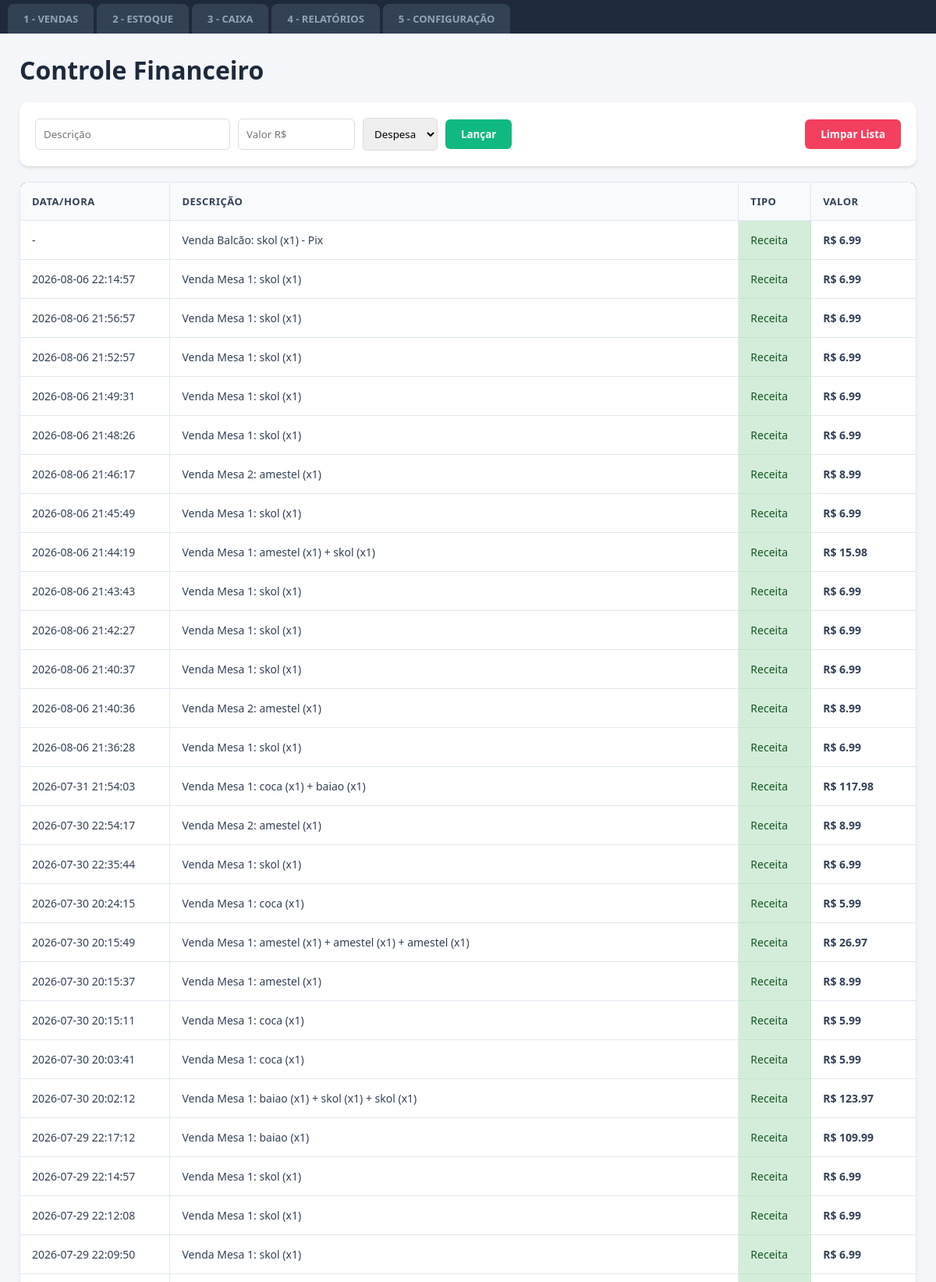
/financeiro (upper part), run on the app's committed database.
### tables this page shows
CREATE TABLE financeiro (
            id INTEGER PRIMARY KEY AUTOINCREMENT,
            descricao TEXT,
            valor REAL,
            tipo TEXT,
            data TEXT
        );

### app.py (the view)
@app.route("/financeiro")
def financeiro():
    conexao = sqlite3.connect("restaurante.db")
    cursor = conexao.cursor()
    cursor.execute("""
        CREATE TABLE IF NOT EXISTS financeiro (
            id INTEGER PRIMARY KEY AUTOINCREMENT,
            descricao TEXT,
            valor REAL,
            tipo TEXT,
            data TEXT
        )
    """)
    conexao.commit()
    cursor.execute("SELECT * FROM financeiro ORDER BY id DESC")
    movimentacoes = cursor.fetchall()
    cursor.execute("SELECT SUM(valor) FROM financeiro WHERE tipo = 'Receita'")
    resultado = cursor.fetchone()[0]
    total_vendido = resultado if resultado else 0.0
    conexao.close()
    return render_template(
        "financeiro.html", movimentacoes=movimentacoes, total_vendido=total_vendido
    )

### templates/financeiro.html (shortened to what this page needs)
<!DOCTYPE html>
<html lang="pt-br">
<head>
    <link rel="stylesheet" href="{{ url_for('static', filename='style.css') }}">
</head>
<body>
    <div class="abas-container">
        <a href="/vendas" style="text-decoration: none;"><button class="aba">1 - VENDAS</button></a>
        <a href="/estoque" style="text-decoration: none;"><button class="aba">2 - ESTOQUE</button></a>
        <a href="/caixa" style="text-decoration: none;"><button class="aba">3 - CAIXA</button></a>
        <a href="/relatorios" style="text-decoration: none;"><button class="aba">4 - RELATÓRIOS</button></a>
        <a href="/configuracao" style="text-decoration: none;"><button class="aba">5 - CONFIGURAÇÃO</button></a>
    </div>
<div class="container-principal">
    <h1 style="margin-bottom: 20px; color: #1e293b;">Controle Financeiro</h1>
    <div style="background: white; padding: 20px; border-radius: 12px; box-shadow: 0 2px 4px rgba(0,0,0,0.1); margin-bottom: 20px; display: flex; justify-content: space-between; align-items: center;">
        <form action="/adicionar_financa" method="POST" style="display: flex; gap: 10px; align-items: center; flex: 1;">
            <input type="text" name="descricao" placeholder="Descrição" style="padding: 10px; border: 1px solid #ddd; border-radius: 6px; width: 250px;" required>
            <input type="number" step="0.01" name="valor" placeholder="Valor R$" style="padding: 10px; border: 1px solid #ddd; border-radius: 6px; width: 150px;" required>
            <select name="tipo" style="padding: 10px; border: 1px solid #ddd; border-radius: 6px;">
                <option value="Despesa">Despesa</option>
            </select>
            <button type="submit" style="padding: 10px 20px; background-color: #10b981; color: white; border: none; border-radius: 6px; cursor: pointer; font-weight: bold;">Lançar</button>
        </form>
        <form action="/limpar_financas" method="POST" onsubmit="return confirm('Tem certeza que deseja apagar todo o histórico financeiro?');" style="margin-left: 15px;">
            <button type="submit" style="padding: 10px 20px; background-color: #f43f5e; color: white; border: none; border-radius: 6px; cursor: pointer; font-weight: bold;">Limpar Lista</button>
        </form>
    </div>
    <table style="width: 100%; border-collapse: collapse; background: white; border-radius: 12px; overflow: hidden; box-shadow: 0 2px 4px rgba(0,0,0,0.05);">
<thead style="background-color: #1e293b;">
    <tr>
        <th style="padding: 15px; text-align: left; color: #334155; font-weight: bold;">Data/hora</th>
        <th style="padding: 15px; text-align: left; color: #334155; font-weight: bold;">Descrição</th>
        <th style="padding: 15px; text-align: left; color: #334155; font-weight: bold;">Tipo</th>
        <th style="padding: 15px; text-align: left; color: #334155; font-weight: bold;">Valor</th>
    </tr>
</thead>
        <tbody>
            {% for mov in movimentacoes %}
            <tr style="border-bottom: 1px solid #eee;">
                <td style="padding: 15px;">{{ mov[4] if mov[4] else '-' }}</td>
                <td style="padding: 15px;">{{ mov[1] }}</td>
                <td style="padding: 15px;" class="{{ 'texto-vermelho' if mov[3] == 'Despesa' else 'texto-verde' }}">{{ mov[3] }}</td>
                <td style="padding: 15px; font-weight: bold;">R$ {{ "%.2f"|format(mov[2]) }}</td>
            </tr>
            {% endfor %}
        </tbody>
    </table>
</div>
</body>
</html>

### static/style.css (style rules this page uses)
* { margin: 0; padding: 0; box-sizing: border-box; font-family: 'Segoe UI', Arial, sans-serif; }
body { background-color: #f4f6f9; color: #333; display: flex; flex-direction: column; height: 100vh; overflow: hidden; }
.abas-container { background-color: #1e293b; display: flex; padding: 5px 10px 0 10px; gap: 4px; align-items: flex-end; border-bottom: none; }
.aba { padding: 10px 20px; color: #94a3b8; background-color: #334155; font-size: 13px; font-weight: bold; border: none; border-top-left-radius: 8px; border-top-right-radius: 8px; border-bottom-left-radius: 0px; border-bottom-right-radius: 0px; cursor: pointer; transition: all 0.2s ease; text-decoration: none; display: inline-block; }
.container-principal { flex: 1; padding: 25px; overflow-y: auto; width: 100%; }
.texto-verde { color: #155724; background-color: #d4edda; border: 1px solid #c3e6cb; }
table { width: 100%; border-collapse: collapse; background-color: white; }
th, td { padding: 12px; border-bottom: 1px solid #ddd; text-align: left; }
th { background-color: #f4f4f4; font-weight: bold; }
.aba { padding: 10px 20px; color: #94a3b8; background-color: #334155; font-size: 13px; font-weight: bold; border: none; border-top-left-radius: 8px; border-top-right-radius: 8px; cursor: pointer; transition: all 0.2s ease; text-decoration: none; display: inline-block; }
table { width: 100%; border-collapse: collapse; background-color: white; border-radius: 8px; overflow: hidden; }
th { background-color: #1e293b; color: #ffffff; padding: 14px 16px; text-align: left; font-size: 13px; text-transform: uppercase; letter-spacing: 0.5px; }
td { padding: 14px 16px; border-bottom: 1px solid #e2e8f0; color: #334155; font-size: 14px; }

### templates/financeiro.html (style rules this page uses)
table { width: 100%; border-collapse: collapse; margin-top: 10px; background: white; }
th, td { padding: 12px; border: 1px solid #e2e8f0; text-align: left; }
th { background-color: #f8fafc; }

### data on the page
financeiro: mov "-", descricao "Venda Balcão: skol (x1) - Pix", tipo "Receita", valor "6.99"
financeiro: data "2026-08-06 22:14:57", descricao "Venda Mesa 1: skol (x1)", tipo "Receita", valor "6.99"
financeiro: data "2026-08-06 21:56:57", descricao "Venda Mesa 1: skol (x1)", tipo "Receita", valor "6.99"
financeiro: data "2026-08-06 21:52:57", descricao "Venda Mesa 1: skol (x1)", tipo "Receita", valor "6.99"
financeiro: data "2026-08-06 21:49:31", descricao "Venda Mesa 1: skol (x1)", tipo "Receita", valor "6.99"
financeiro: data "2026-08-06 21:48:26", descricao "Venda Mesa 1: skol (x1)", tipo "Receita", valor "6.99"
financeiro: data "2026-08-06 21:46:17", descricao "Venda Mesa 2: amestel (x1)", tipo "Receita", valor "8.99"
financeiro: data "2026-08-06 21:45:49", descricao "Venda Mesa 1: skol (x1)", tipo "Receita", valor "6.99"
financeiro: data "2026-08-06 21:44:19", descricao "Venda Mesa 1: amestel (x1) + skol (x1)", tipo "Receita", valor "15.98"
financeiro: data "2026-08-06 21:43:43", descricao "Venda Mesa 1: skol (x1)", tipo "Receita", valor "6.99"
financeiro: data "2026-08-06 21:42:27", descricao "Venda Mesa 1: skol (x1)", tipo "Receita", valor "6.99"
financeiro: data "2026-08-06 21:40:37", descricao "Venda Mesa 1: skol (x1)", tipo "Receita", valor "6.99"
financeiro: data "2026-08-06 21:40:36", descricao "Venda Mesa 2: amestel (x1)", tipo "Receita", valor "8.99"
financeiro: data "2026-08-06 21:36:28", descricao "Venda Mesa 1: skol (x1)", tipo "Receita", valor "6.99"
financeiro: data "2026-07-31 21:54:03", descricao "Venda Mesa 1: coca (x1) + baiao (x1)", tipo "Receita", valor "117.98"
financeiro: data "2026-07-30 22:54:17", descricao "Venda Mesa 2: amestel (x1)", tipo "Receita", valor "8.99"
financeiro: data "2026-07-30 22:35:44", descricao "Venda Mesa 1: skol (x1)", tipo "Receita", valor "6.99"
financeiro: data "2026-07-30 20:24:15", descricao "Venda Mesa 1: coca (x1)", tipo "Receita", valor "5.99"
financeiro: data "2026-07-30 20:15:49", descricao "Venda Mesa 1: amestel (x1) + amestel (x1) + amestel (x1)", tipo "Receita", valor "26.97"
financeiro: data "2026-07-30 20:15:37", descricao "Venda Mesa 1: amestel (x1)", tipo "Receita", valor "8.99"
financeiro: data "2026-07-30 20:15:11", descricao "Venda Mesa 1: coca (x1)", tipo "Receita", valor "5.99"
financeiro: data "2026-07-30 20:03:41", descricao "Venda Mesa 1: coca (x1)", tipo "Receita", valor "5.99"
financeiro: data "2026-07-30 20:02:12", descricao "Venda Mesa 1: baiao (x1) + skol (x1) + skol (x1)", tipo "Receita", valor "123.97"
financeiro: data "2026-07-29 22:17:12", descricao "Venda Mesa 1: baiao (x1)", tipo "Receita", valor "109.99"
financeiro: data "2026-07-29 22:14:57", descricao "Venda Mesa 1: skol (x1)", tipo "Receita", valor "6.99"
financeiro: data "2026-07-29 22:12:08", descricao "Venda Mesa 1: skol (x1)", tipo "Receita", valor "6.99"
financeiro: data "2026-07-29 22:09:50", descricao "Venda Mesa 1: skol (x1)", tipo "Receita", valor "6.99"
